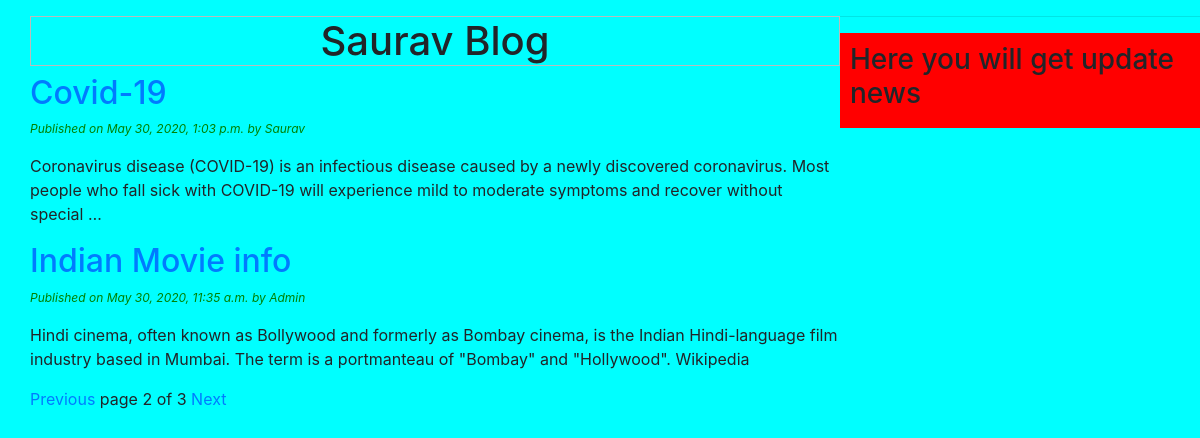
Screenshot of /?page=2 with the database file from the repository.
### blog/models.py (models this page shows, shortened)
class Post(models.Model):
	STATUS_CHOICES =(('draft','Draft'),('published','Published'))
	title = models.CharField(max_length=80)
	slug = models.SlugField(max_length=264,unique_for_date = 'publish')
	author = models.ForeignKey(User, related_name= 'blog_post',on_delete= models.CASCADE)
	body = models.TextField()
	publish = models.DateTimeField(default = timezone.now)
	created = models.DateTimeField(auto_now_add = True)
	updated = models.DateTimeField(auto_now = True)
	status = models.CharField(max_length = 10, choices =STATUS_CHOICES,default='draft')
	class Meta:
		ordering = ('-publish',)

### blog/views.py (the view)
# urls.py: path('', views.post_list_view, name = 'home' ),
def post_list_view(request):
	post_list = Post.objects.all()
	paginator=Paginator(post_list,2)
	page_number=request.GET.get('page')
	try:
		post_list=paginator.page(page_number)
	except PageNotAnInteger:
		post_list=paginator.page(1)
	except EmptyPage:
		post_list=paginator.page(paginator.num_pages)
	return render(request, 'blog/blog_list.html',{'post_list': post_list})

### templates/blog/blog_list.html (shortened to what this page needs)
{% extends 'blog/base.html' %}
{% block content %}
{% for post in post_list%}
<a href="/{{post.id}}"><h2>{{ post.title }}</h2></a>
	<p id="date">Published on {{post.publish}} by {{post.author|title}}<p>
		{{post.body|truncatewords:30|linebreaks}}
{% endfor %}
 {% include 'blog/pagination.html' with page=post_list%} <!--page =post_list for
 function based view for CBV it will page_obj -->
{% endblock %}

### static/blog/css/blog.css (style rules this page uses)
body { background: cyan; }
#date { color:green; font-style: italic; font-size: 12px; }

### rows the page displays
Post: title "Covid-19", publish "May 30, 2020, 1:03 p.m.", author "Saurav", body "Coronavirus disease (COVID-19) is an infectious disease caused by a newly discovered coronavirus. Most people who fall sick with COVID-19 will experience mild to moderate symptoms and recover without special …"
Post: title "Indian Movie info", publish "May 30, 2020, 11:35 a.m.", author "Admin", body "Hindi cinema, often known as Bollywood and formerly as Bombay cinema, is the Indian Hindi-language film industry based in Mumbai. The term is a portmanteau of \"Bombay\" and \"Hollywood\". Wikipedia"

### other values shown
{{ page.number }} "2"
{{ page.paginator.num_pages }} "3"
